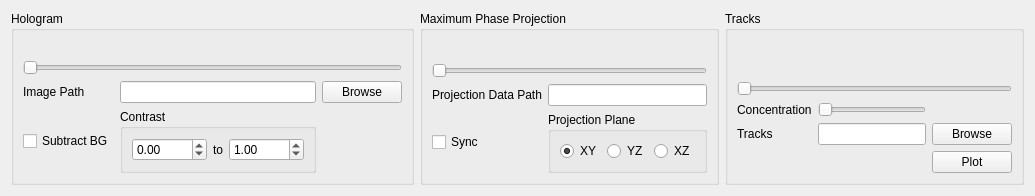
      <widget class="QWidget" name="VisualizationTab">
       <attribute name="title">
        <string>Visualization</string>
       </attribute>
       <layout class="QGridLayout" name="gridLayout_12">
        <item row="0" column="0">
         <widget class="QGroupBox" name="HoloVizGroup">
          <property name="toolTip">
           <string>&lt;html&gt;&lt;head/&gt;&lt;body&gt;&lt;p&gt;Hologram&lt;/p&gt;&lt;/body&gt;&lt;/html&gt;</string>
          </property>
          <property name="title">
           <string>Hologram</string>
          </property>
          <layout class="QGridLayout" name="gridLayout_7">
           <item row="2" column="0">
            <widget class="QLabel" name="HoloVizImgPathLabel">
             <property name="maximumSize">
              <size>
               <width>120</width>
               <height>16777215</height>
              </size>
             </property>
             <property name="text">
              <string>Image Path</string>
             </property>
            </widget>
           </item>
           <item row="3" column="1" colspan="2">
            <widget class="QGroupBox" name="ContrastGroupBox">
             <property name="toolTip">
              <string>&lt;html&gt;&lt;head/&gt;&lt;body&gt;&lt;p&gt;Change the highs and lows of the image colormap.&lt;/p&gt;&lt;/body&gt;&lt;/html&gt;</string>
             </property>
             <property name="title">
              <string>Contrast</string>
             </property>
             <layout class="QHBoxLayout" name="horizontalLayout_9">
              <item>
               <widget class="QDoubleSpinBox" name="ContrastLO">
                <property name="minimum">
                 <double>-1000.000000000000000</double>
                </property>
                <property name="maximum">
                 <double>1000.000000000000000</double>
                </property>
                <property name="singleStep">
                 <double>0.100000000000000</double>
                </property>
               </widget>
              </item>
              <item>
               <widget class="QLabel" name="ContrastToLabel">
                <property name="text">
                 <string>to</string>
                </property>
                <property name="alignment">
                 <set>Qt::AlignmentFlag::AlignCenter</set>
                </property>
               </widget>
              </item>
              <item>
               <widget class="QDoubleSpinBox" name="ContrastHI">
                <property name="minimum">
                 <double>-1000.000000000000000</double>
                </property>
                <property name="maximum">
                 <double>1000.000000000000000</double>
                </property>
                <property name="singleStep">
                 <double>0.100000000000000</double>
                </property>
                <property name="value">
                 <double>1.000000000000000</double>
                </property>
               </widget>
              </item>
             </layout>
            </widget>
           </item>
           <item row="3" column="0">
            <widget class="QCheckBox" name="HoloVizSubtractBG">
             <property name="toolTip">
              <string>&lt;html&gt;&lt;head/&gt;&lt;body&gt;&lt;p&gt;Subtract background. &lt;span style=&quot; font-weight:700;&quot;&gt;BG Information is selected in the background tab.&lt;/span&gt;&lt;/p&gt;&lt;/body&gt;&lt;/html&gt;</string>
             </property>
             <property name="text">
              <string>Subtract BG</string>
             </property>
            </widget>
           </item>
           <item row="2" column="3">
            <widget class="QPushButton" name="HoloVizImgBrowseButton">
             <property name="font">
              <font>
               <bold>false</bold>
              </font>
             </property>
             <property name="text">
              <string>Browse</string>
             </property>
            </widget>
           </item>
           <item row="1" column="0" colspan="4">
            <widget class="QSlider" name="HoloSlider">
             <property name="toolTip">
              <string>&lt;html&gt;&lt;head/&gt;&lt;body&gt;&lt;p&gt;Scroll through the images.&lt;/p&gt;&lt;/body&gt;&lt;/html&gt;</string>
             </property>
             <property name="orientation">
              <enum>Qt::Orientation::Horizontal</enum>
             </property>
            </widget>
           </item>
           <item row="2" column="1" colspan="2">
            <widget class="QLineEdit" name="HoloVizImgPath">
             <property name="toolTip">
              <string>&lt;html&gt;&lt;head/&gt;&lt;body&gt;&lt;p&gt;Select an image from the input folder. &lt;/p&gt;&lt;/body&gt;&lt;/html&gt;</string>
             </property>
            </widget>
           </item>
           <item row="0" column="0" colspan="4">
            <widget class="QLabel" name="HoloImgViz">
             <property name="text">
              <string/>
             </property>
             <property name="scaledContents">
              <bool>false</bool>
             </property>
             <property name="alignment">
              <set>Qt::AlignmentFlag::AlignCenter</set>
             </property>
            </widget>
           </item>
          </layout>
         </widget>
        </item>
        <item row="0" column="1">
         <widget class="QGroupBox" name="PhaseVizGroup">
          <property name="toolTip">
           <string>&lt;html&gt;&lt;head/&gt;&lt;body&gt;&lt;p&gt;Maximum phase projection&lt;/p&gt;&lt;/body&gt;&lt;/html&gt;</string>
          </property>
          <property name="title">
           <string>Maximum Phase Projection</string>
          </property>
          <layout class="QGridLayout" name="gridLayout_9">
           <item row="2" column="0">
            <widget class="QLabel" name="PhaseVizImgPathLabel">
             <property name="maximumSize">
              <size>
               <width>120</width>
               <height>16777215</height>
              </size>
             </property>
             <property name="text">
              <string>Projection Data Path</string>
             </property>
            </widget>
           </item>
           <item row="0" column="0" colspan="4">
            <widget class="QLabel" name="PhaseImgViz">
             <property name="text">
              <string/>
             </property>
             <property name="scaledContents">
              <bool>true</bool>
             </property>
             <property name="alignment">
              <set>Qt::AlignmentFlag::AlignCenter</set>
             </property>
            </widget>
           </item>
           <item row="3" column="0">
            <widget class="QCheckBox" name="SyncWithHolo">
             <property name="toolTip">
              <string>&lt;html&gt;&lt;head/&gt;&lt;body&gt;&lt;p&gt;Synchronize the phase projection and the hologram display windows.&lt;/p&gt;&lt;/body&gt;&lt;/html&gt;</string>
             </property>
             <property name="text">
              <string>Sync</string>
             </property>
            </widget>
           </item>
           <item row="1" column="0" colspan="4">
            <widget class="QSlider" name="PhaseSlider">
             <property name="toolTip">
              <string>&lt;html&gt;&lt;head/&gt;&lt;body&gt;&lt;p&gt;Scroll through the images.&lt;/p&gt;&lt;/body&gt;&lt;/html&gt;</string>
             </property>
             <property name="orientation">
              <enum>Qt::Orientation::Horizontal</enum>
             </property>
            </widget>
           </item>
           <item row="2" column="1" colspan="3">
            <widget class="QLineEdit" name="PhaseVizImgPath">
             <property name="toolTip">
              <string>&lt;html&gt;&lt;head/&gt;&lt;body&gt;&lt;p&gt;Path to the projection data folder.&lt;/p&gt;&lt;/body&gt;&lt;/html&gt;</string>
             </property>
            </widget>
           </item>
           <item row="3" column="1" colspan="3">
            <widget class="QGroupBox" name="ProjectionAxisGroup">
             <property name="toolTip">
              <string>&lt;html&gt;&lt;head/&gt;&lt;body&gt;&lt;p&gt;Select the plane for maximum phase projection.&lt;/p&gt;&lt;/body&gt;&lt;/html&gt;</string>
             </property>
             <property name="title">
              <string>Projection Plane</string>
             </property>
             <layout class="QHBoxLayout" name="horizontalLayout_12">
              <item>
               <widget class="QRadioButton" name="XYProj">
                <property name="text">
                 <string>XY</string>
                </property>
                <property name="checked">
                 <bool>true</bool>
                </property>
               </widget>
              </item>
              <item>
               <widget class="QRadioButton" name="YZProj">
                <property name="text">
                 <string>YZ</string>
                </property>
               </widget>
              </item>
              <item>
               <widget class="QRadioButton" name="XZProj">
                <property name="text">
                 <string>XZ</string>
                </property>
               </widget>
              </item>
             </layout>
            </widget>
           </item>
          </layout>
         </widget>
        </item>
        <item row="0" column="2">
         <widget class="QGroupBox" name="TracksVizGroup">
          <property name="title">
           <string>Tracks</string>
          </property>
          <layout class="QGridLayout" name="gridLayout_11">
           <item row="4" column="3">
            <widget class="QPushButton" name="PlotTracksButton">
             <property name="toolTip">
              <string>&lt;html&gt;&lt;head/&gt;&lt;body&gt;&lt;p&gt;Click to update the plot.&lt;/p&gt;&lt;/body&gt;&lt;/html&gt;</string>
             </property>
             <property name="layoutDirection">
              <enum>Qt::LayoutDirection::LeftToRight</enum>
             </property>
             <property name="text">
              <string>Plot</string>
             </property>
            </widget>
           </item>
           <item row="3" column="3">
            <widget class="QPushButton" name="TracksVizBrowseButton">
             <property name="font">
              <font>
               <bold>false</bold>
              </font>
             </property>
             <property name="text">
              <string>Browse</string>
             </property>
            </widget>
           </item>
           <item row="3" column="1" colspan="2">
            <widget class="QLineEdit" name="TracksVizPath">
             <property name="toolTip">
              <string>&lt;html&gt;&lt;head/&gt;&lt;body&gt;&lt;p&gt;Select the tracks csv file with [x,y,z,frame,ID] as columns&lt;/p&gt;&lt;/body&gt;&lt;/html&gt;</string>
             </property>
            </widget>
           </item>
           <item row="0" column="0" colspan="4">
            <widget class="QWidget" name="TracksViz" native="true"/>
           </item>
           <item row="1" column="0" colspan="4">
            <widget class="QSlider" name="TimeSlider">
             <property name="toolTip">
              <string>&lt;html&gt;&lt;head/&gt;&lt;body&gt;&lt;p&gt;Adjust the final time for the plotted tracks.&lt;/p&gt;&lt;/body&gt;&lt;/html&gt;</string>
             </property>
             <property name="orientation">
              <enum>Qt::Orientation::Horizontal</enum>
             </property>
            </widget>
           </item>
           <item row="2" column="1" colspan="2">
            <widget class="QSlider" name="TrackConcentration">
             <property name="toolTip">
              <string>&lt;html&gt;&lt;head/&gt;&lt;body&gt;&lt;p&gt;Change the concentration of the plotted particles.&lt;/p&gt;&lt;/body&gt;&lt;/html&gt;</string>
             </property>
             <property name="orientation">
              <enum>Qt::Orientation::Horizontal</enum>
             </property>
            </widget>
           </item>
           <item row="3" column="0">
            <widget class="QLabel" name="TracksVizPathLabel">
             <property name="toolTip">
              <string>&lt;html&gt;&lt;head/&gt;&lt;body&gt;&lt;p&gt;Tracks csv file [x,y,z,frame.ID]&lt;/p&gt;&lt;/body&gt;&lt;/html&gt;</string>
             </property>
             <property name="text">
              <string>Tracks</string>
             </property>
            </widget>
           </item>
           <item row="2" column="0">
            <widget class="QLabel" name="label">
             <property name="toolTip">
              <string>&lt;html&gt;&lt;head/&gt;&lt;body&gt;&lt;p&gt;Change the concentration of the plotted particles.&lt;/p&gt;&lt;/body&gt;&lt;/html&gt;</string>
             </property>
             <property name="text">
              <string>Concentration</string>
             </property>
            </widget>
           </item>
          </layout>
         </widget>
        </item>
       </layout>
      </widget>
